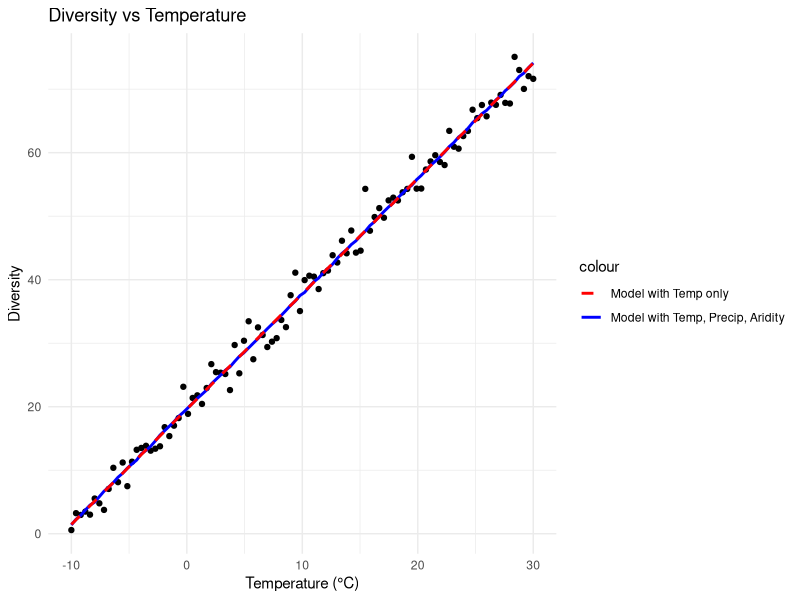

Reproduce this figure in R.
# Load necessary libraries
library(ggplot2)
library(dplyr)

# the code simulates a relationship between diversity and temperature.
# then it analyse it using temperature, precipitation and aridity.
# what model will be better, only with temperature, or with the three variables

# Set seed for reproducibility
set.seed(123)

# Simulate data
n <- 100 # Number of data points
temperature <- seq(-10, 30, length.out = n) # Temperature gradient
precipitation <- runif(n, 40, 150) # Random precipitation values
aridity <- runif(n, 0.1, 0.9) # Random aridity index values

# Simulate diversity as a function of temperature, precipitation, and aridity
# We assume a hypothetical relationship
diversity <- 20 + 1.8 * temperature + rnorm(n, 0, 2) #- 0.05 * precipitation - 10 * aridity

# Create a data frame
data <- data.frame(temperature, precipitation, aridity, diversity)

# Fit a linear model using temperature, precipitation, and aridity as covariates
model_full <- lm(diversity ~ temperature + precipitation + aridity, data = data)

# Fit a linear model using only temperature as a covariate
model_temp <- lm(diversity ~ temperature, data = data)

# Create predictions for plotting
data <- data %>%
  mutate(pred_full = predict(model_full),
         pred_temp = predict(model_temp))

# Plot diversity vs temperature, color-coded by model
p1 <- ggplot(data, aes(x = temperature, y = diversity)) +
  geom_point(color = "black") +
  geom_line(aes(y = pred_full, color = "Model with Temp, Precip, Aridity"), size = 1) +
  geom_line(aes(y = pred_temp, color = "Model with Temp only"), size = 1, linetype = "dashed") +
  labs(title = "Diversity vs Temperature", x = "Temperature (°C)", y = "Diversity") +
  scale_color_manual(values = c("Model with Temp, Precip, Aridity" = "blue", "Model with Temp only" = "red")) +
  theme_minimal()

# Print the plot
print(p1) # pretty tight relationship simulated made by ChatGTP

# Compare models using summary statistics
summary(model_full)
summary(model_temp)


